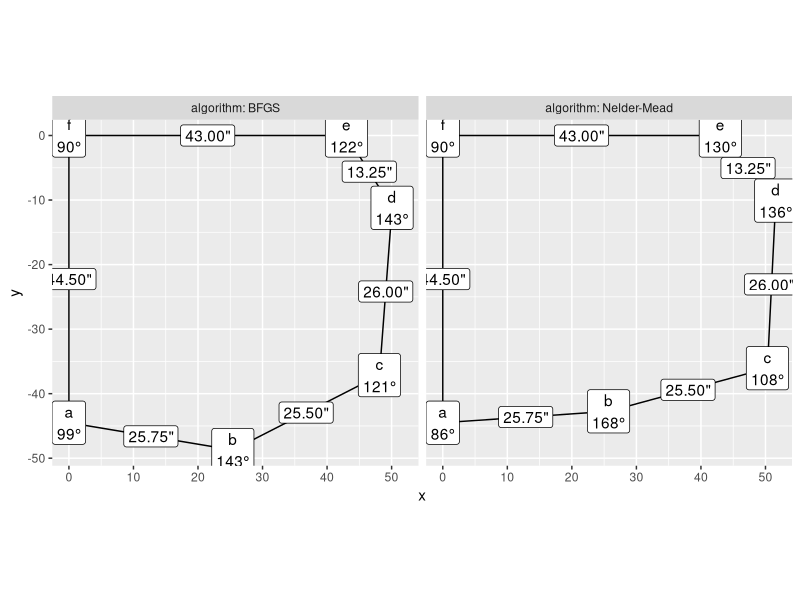
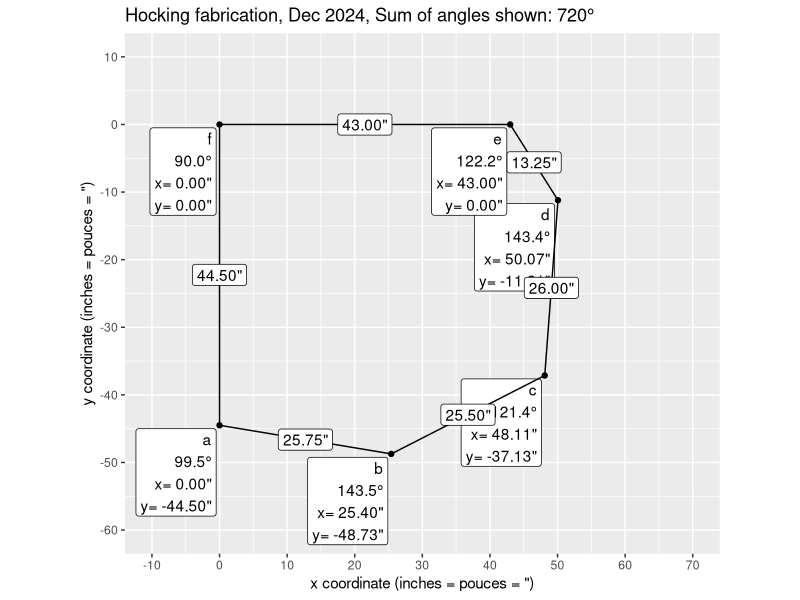
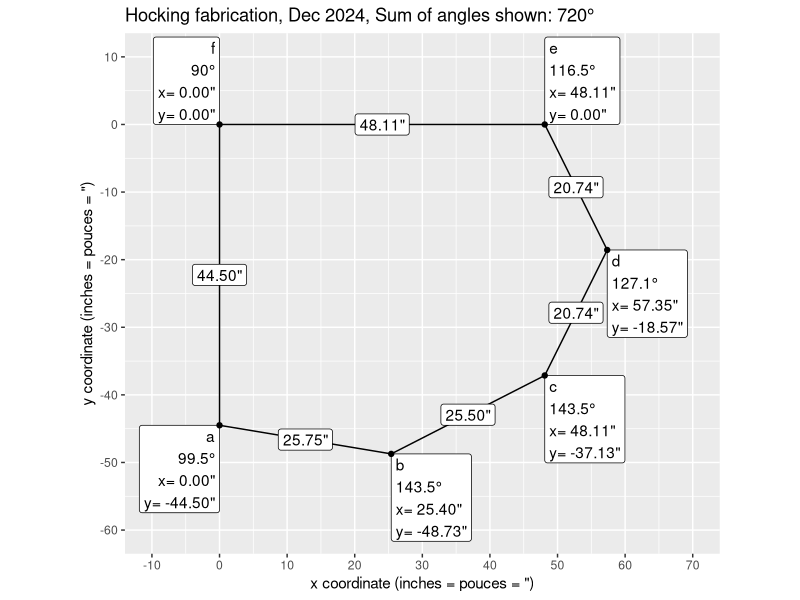
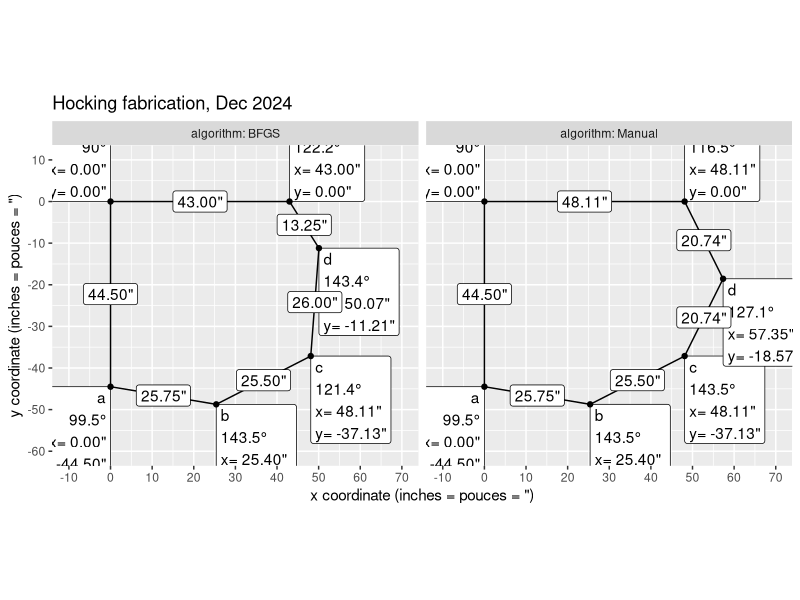
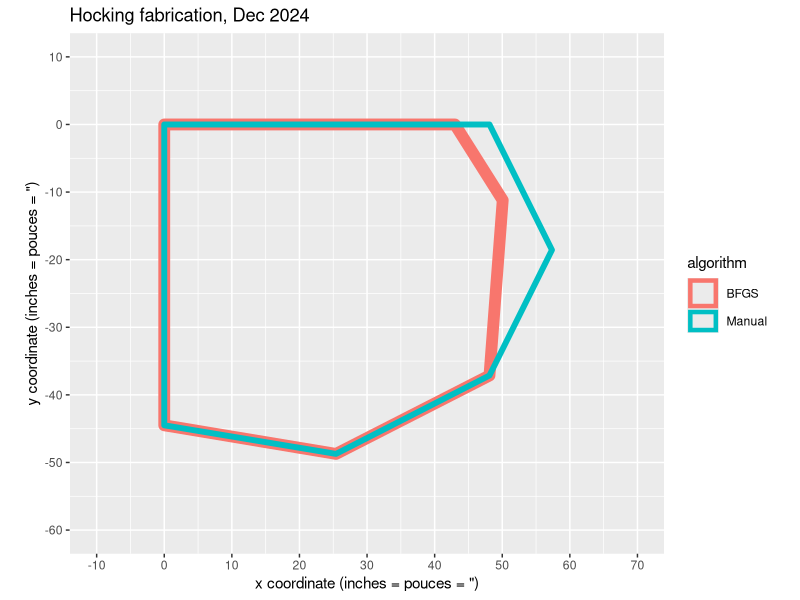

Recreate these plots in R, in order.
init.par <- c(xb=25,yb=-50,xc=50,yc=-40,xd=60,yd=-20)
fun <- function(x){
  term <- function(xpos,xneg,ypos,yneg,target){
    (sqrt((xpos-xneg)^2+(ypos-yneg)^2)-target)^2
  }
  with(as.list(x),{
    term(xb,0,-44.5,yb,25.75)+
      term(xc,xb,yc,yb,25.5)+
      term(xd,xc,yd,yc,26)+
      term(xd,43,0,yd,13.25)
  })
}
result <- optimx::optimx(init.par,fun)
library(data.table)
result.dt <- data.table(
  result,
  xa=0, ya=-44.5, xe=43, ye=0, xf=0, yf=0,
  algorithm=rownames(result))
result.long <- melt(
  result.dt,
  measure.vars=measure(coord, point, pattern="([xy])([a-f])"),
  value.name="pos")
result.wide <- dcast(
  result.long,
  algorithm + point ~ coord,
  value.var="pos")

angle.dt <- result.wide[, {
  more <- .SD[c(1:.N,1:2)]
  i <- seq(2, nrow(more)-1)
  before <- more[i-1,.(x,y)]
  here <- more[i,.(x,y)]
  after <- more[i+1,.(x,y)]
  h <- function(a,b)sqrt(rowSums((a-b)^2))
  A=h(before,here)
  B=h(after,here)
  C=h(before,after)
  radians <- acos((A^2+B^2-C^2)/(2*A*B))
  data.table(more[i], degrees=360*radians/(2*pi))
}, by=algorithm]
dist.dt <- result.wide[, {
  more <- .SD[c(1:.N,1)]
  i <- seq(2, nrow(more))
  before <- more[i-1,.(x,y)]
  here <- more[i,.(x,y)]
  h <- function(a,b)sqrt(rowSums((a-b)^2))
  data.table((before+here)/2, dist=h(before,here))
}, by=algorithm]
library(ggplot2)
ggplot()+
  geom_polygon(aes(
    x,y),
    fill=NA,
    color="black",
    data=angle.dt)+
  geom_label(aes(
    x,y,label=paste0(point,"\n",as.integer(degrees),"°")),
    data=angle.dt)+
  geom_label(aes(
    x,y,label=sprintf('%.2f"',dist)),
    data=dist.dt)+
  facet_grid(. ~ algorithm, labeller=label_both)+
  coord_equal()

only <- function(DT)DT[algorithm=="BFGS"]
angle.show <- only(angle.dt)[, round.degrees := round(degrees,1)][]
dist.show <- only(dist.dt)
off <- 0.5
gg <- ggplot()+
  ggtitle(paste0(
    "Hocking fabrication, Dec 2024, Sum of angles shown: ",
    sum(angle.show$round.degrees),
    "°"))+
  geom_label(aes(
    x-off,y-off,label=sprintf('%s\n%.1f°\nx= %.2f"\ny= %.2f"',point,degrees,x,y)),
    hjust=1,
    vjust=1,
    data=angle.show)+
  geom_polygon(aes(
    x,y),
    fill=NA,
    color="black",
    data=angle.show)+
  geom_point(aes(
    x,y),
    data=angle.show)+
  geom_label(aes(
    x,y,label=sprintf('%.2f"',dist)),
    data=dist.show)+
  coord_equal()+
  scale_x_continuous(
    'x coordinate (inches = pouces = ")',
    limits=c(-10,70), breaks=seq(-100,100,10))+
  scale_y_continuous(
    'y coordinate (inches = pouces = ")',
    limits=c(-60,10), breaks=seq(-100,100,10))
png("fire-angles.png", width=7, height=7, units="in", res=200)
print(gg)
dev.off()

## manual
p <- function(point, x, y)data.table(point,x,y)
result.wide <- data.table(algorithm="Manual", rbind(
  p("f",0,0),
  p("a",0,-44.5),
  p("b",25.4,-48.73),
  p("c",48.11,-37.13),
  p("d",57.35,-18.565),
  p("e",48.11,0)))
angle.dt <- result.wide[, {
  more <- .SD[c(1:.N,1:2)]
  i <- seq(2, nrow(more)-1)
  before <- more[i-1,.(x,y)]
  here <- more[i,.(x,y)]
  after <- more[i+1,.(x,y)]
  h <- function(a,b)sqrt(rowSums((a-b)^2))
  A=h(before,here)
  B=h(after,here)
  C=h(before,after)
  radians <- acos((A^2+B^2-C^2)/(2*A*B))
  data.table(more[i], degrees=360*radians/(2*pi))
}, by=algorithm
][
, round.degrees := round(degrees,1)
][]
dist.dt <- result.wide[, {
  more <- .SD[c(1:.N,1)]
  i <- seq(2, nrow(more))
  before <- more[i-1,.(x,y)]
  here <- more[i,.(x,y)]
  h <- function(a,b)sqrt(rowSums((a-b)^2))
  data.table((before+here)/2, dist=h(before,here))
}, by=algorithm]
gg <- ggplot()+
  ggtitle(paste0(
    "Hocking fabrication, Dec 2024, Sum of angles shown: ",
    sum(angle.show$round.degrees),
    "°"))+
  geom_label(aes(
    x,y,label=sprintf(
      '%s\n%s°\nx= %.2f"\ny= %.2f"',
      point,as.character(round.degrees),x,y),
    hjust=ifelse(x==0, 1, 0),
    vjust=ifelse(y < -10, 1, 0)),
    data=angle.dt)+
  geom_polygon(aes(
    x,y),
    fill=NA,
    color="black",
    data=angle.dt)+
  geom_point(aes(
    x,y),
    data=angle.dt)+
  geom_label(aes(
    x,y,label=sprintf('%.2f"',dist)),
    data=dist.dt)+
  coord_equal()+
  scale_x_continuous(
    'x coordinate (inches = pouces = ")',
    limits=c(-10,70), breaks=seq(-100,100,10))+
  scale_y_continuous(
    'y coordinate (inches = pouces = ")',
    limits=c(-60,10), breaks=seq(-100,100,10))
png("fire-angles-manual.png", width=7, height=7, units="in", res=200)
print(gg)
dev.off()

angle.both <- rbind(angle.show, angle.dt)
dist.both <- rbind(dist.show, dist.dt)
gg <- ggplot()+
  ggtitle("Hocking fabrication, Dec 2024")+
  facet_grid(. ~ algorithm, labeller=label_both)+
  geom_label(aes(
    x,y,label=sprintf(
      '%s\n%s°\nx= %.2f"\ny= %.2f"',
      point,as.character(round.degrees),x,y),
    hjust=ifelse(x==0, 1, 0),
    vjust=ifelse(y < -10, 1, 0)),
    data=angle.both)+
  geom_polygon(aes(
    x,y),
    fill=NA,
    color="black",
    data=angle.both)+
  geom_point(aes(
    x,y),
    data=angle.both)+
  geom_label(aes(
    x,y,label=sprintf('%.2f"',dist)),
    data=dist.both)+
  coord_equal()+
  scale_x_continuous(
    'x coordinate (inches = pouces = ")',
    limits=c(-10,70), breaks=seq(-100,100,10))+
  scale_y_continuous(
    'y coordinate (inches = pouces = ")',
    limits=c(-60,10), breaks=seq(-100,100,10))
png("fire-angles-both.png", width=14, height=7, units="in", res=200)
print(gg)
dev.off()

gg <- ggplot()+
  ggtitle("Hocking fabrication, Dec 2024")+
  scale_size_manual(values=c(
    Manual=2,
    BFGS=4))+
  geom_polygon(aes(
    x,y, color=algorithm, size=algorithm),
    fill=NA,
    data=angle.both)+
  coord_equal()+
  scale_x_continuous(
    'x coordinate (inches = pouces = ")',
    limits=c(-10,70), breaks=seq(-100,100,10))+
  scale_y_continuous(
    'y coordinate (inches = pouces = ")',
    limits=c(-60,10), breaks=seq(-100,100,10))
png("fire-angles-superposition.png", width=7, height=7, units="in", res=200)
print(gg)
dev.off()
